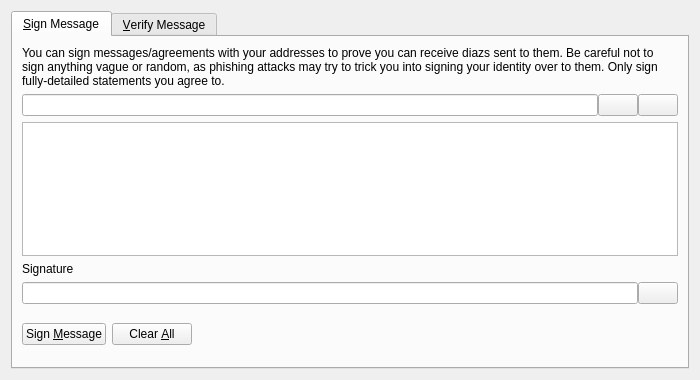
<?xml version="1.0" encoding="UTF-8"?>
<ui version="4.0">
 <class>SignVerifyMessageDialog</class>
 <widget class="QDialog" name="SignVerifyMessageDialog">
  <property name="geometry">
   <rect>
    <x>0</x>
    <y>0</y>
    <width>700</width>
    <height>380</height>
   </rect>
  </property>
  <property name="windowTitle">
   <string>Signatures - Sign / Verify a Message</string>
  </property>
  <property name="modal">
   <bool>true</bool>
  </property>
  <layout class="QVBoxLayout" name="verticalLayout">
   <item>
    <widget class="QTabWidget" name="tabWidget">
     <property name="currentIndex">
      <number>0</number>
     </property>
     <widget class="QWidget" name="tabSignMessage">
      <attribute name="title">
       <string>&amp;Sign Message</string>
      </attribute>
      <layout class="QVBoxLayout" name="verticalLayout_SM">
       <item>
        <widget class="QLabel" name="infoLabel_SM">
         <property name="text">
          <string>You can sign messages/agreements with your addresses to prove you can receive diazs sent to them. Be careful not to sign anything vague or random, as phishing attacks may try to trick you into signing your identity over to them. Only sign fully-detailed statements you agree to.</string>
         </property>
         <property name="textFormat">
          <enum>Qt::PlainText</enum>
         </property>
         <property name="wordWrap">
          <bool>true</bool>
         </property>
        </widget>
       </item>
       <item>
        <layout class="QHBoxLayout" name="horizontalLayout_1_SM">
         <property name="spacing">
          <number>0</number>
         </property>
         <item>
          <widget class="QValidatedLineEdit" name="addressIn_SM">
           <property name="toolTip">
            <string>The Diaz address to sign the message with</string>
           </property>
          </widget>
         </item>
         <item>
          <widget class="QPushButton" name="addressBookButton_SM">
           <property name="toolTip">
            <string>Choose previously used address</string>
           </property>
           <property name="text">
            <string/>
           </property>
           <property name="icon">
            <iconset resource="../diaz.qrc">
             <normaloff>:/icons/address-book</normaloff>:/icons/address-book</iconset>
           </property>
           <property name="shortcut">
            <string>Alt+A</string>
           </property>
           <property name="autoDefault">
            <bool>false</bool>
           </property>
          </widget>
         </item>
         <item>
          <widget class="QPushButton" name="pasteButton_SM">
           <property name="toolTip">
            <string>Paste address from clipboard</string>
           </property>
           <property name="text">
            <string/>
           </property>
           <property name="icon">
            <iconset resource="../diaz.qrc">
             <normaloff>:/icons/editpaste</normaloff>:/icons/editpaste</iconset>
           </property>
           <property name="shortcut">
            <string>Alt+P</string>
           </property>
           <property name="autoDefault">
            <bool>false</bool>
           </property>
          </widget>
         </item>
        </layout>
       </item>
       <item>
        <widget class="QPlainTextEdit" name="messageIn_SM">
         <property name="toolTip">
          <string>Enter the message you want to sign here</string>
         </property>
        </widget>
       </item>
       <item>
        <widget class="QLabel" name="signatureLabel_SM">
         <property name="text">
          <string>Signature</string>
         </property>
         <property name="textFormat">
          <enum>Qt::PlainText</enum>
         </property>
        </widget>
       </item>
       <item>
        <layout class="QHBoxLayout" name="horizontalLayout_2_SM">
         <property name="spacing">
          <number>0</number>
         </property>
         <item>
          <widget class="QLineEdit" name="signatureOut_SM">
           <property name="font">
            <font>
             <italic>true</italic>
            </font>
           </property>
           <property name="readOnly">
            <bool>true</bool>
           </property>
          </widget>
         </item>
         <item>
          <widget class="QPushButton" name="copySignatureButton_SM">
           <property name="toolTip">
            <string>Copy the current signature to the system clipboard</string>
           </property>
           <property name="text">
            <string/>
           </property>
           <property name="icon">
            <iconset resource="../diaz.qrc">
             <normaloff>:/icons/editcopy</normaloff>:/icons/editcopy</iconset>
           </property>
           <property name="autoDefault">
            <bool>false</bool>
           </property>
          </widget>
         </item>
        </layout>
       </item>
       <item>
        <layout class="QHBoxLayout" name="horizontalLayout_3_SM">
         <item>
          <widget class="QPushButton" name="signMessageButton_SM">
           <property name="toolTip">
            <string>Sign the message to prove you own this Diaz address</string>
           </property>
           <property name="text">
            <string>Sign &amp;Message</string>
           </property>
           <property name="icon">
            <iconset resource="../diaz.qrc">
             <normaloff>:/icons/edit</normaloff>:/icons/edit</iconset>
           </property>
           <property name="autoDefault">
            <bool>false</bool>
           </property>
          </widget>
         </item>
         <item>
          <widget class="QPushButton" name="clearButton_SM">
           <property name="toolTip">
            <string>Reset all sign message fields</string>
           </property>
           <property name="text">
            <string>Clear &amp;All</string>
           </property>
           <property name="icon">
            <iconset resource="../diaz.qrc">
             <normaloff>:/icons/remove</normaloff>:/icons/remove</iconset>
           </property>
           <property name="autoDefault">
            <bool>false</bool>
           </property>
          </widget>
         </item>
         <item>
          <spacer name="horizontalSpacer_1_SM">
           <property name="orientation">
            <enum>Qt::Horizontal</enum>
           </property>
           <property name="sizeHint" stdset="0">
            <size>
             <width>40</width>
             <height>48</height>
            </size>
           </property>
          </spacer>
         </item>
         <item>
          <widget class="QLabel" name="statusLabel_SM">
           <property name="font">
            <font>
             <weight>75</weight>
             <bold>true</bold>
            </font>
           </property>
           <property name="text">
            <string/>
           </property>
           <property name="wordWrap">
            <bool>true</bool>
           </property>
          </widget>
         </item>
         <item>
          <spacer name="horizontalSpacer_2_SM">
           <property name="orientation">
            <enum>Qt::Horizontal</enum>
           </property>
           <property name="sizeHint" stdset="0">
            <size>
             <width>40</width>
             <height>48</height>
            </size>
           </property>
          </spacer>
         </item>
        </layout>
       </item>
      </layout>
     </widget>
     <widget class="QWidget" name="tabVerifyMessage">
      <attribute name="title">
       <string>&amp;Verify Message</string>
      </attribute>
      <layout class="QVBoxLayout" name="verticalLayout_VM">
       <item>
        <widget class="QLabel" name="infoLabel_VM">
         <property name="text">
          <string>Enter the receiver's address, message (ensure you copy line breaks, spaces, tabs, etc. exactly) and signature below to verify the message. Be careful not to read more into the signature than what is in the signed message itself, to avoid being tricked by a man-in-the-middle attack. Note that this only proves the signing party receives with the address, it cannot prove sendership of any transaction!</string>
         </property>
         <property name="textFormat">
          <enum>Qt::PlainText</enum>
         </property>
         <property name="alignment">
          <set>Qt::AlignLeading|Qt::AlignLeft|Qt::AlignTop</set>
         </property>
         <property name="wordWrap">
          <bool>true</bool>
         </property>
        </widget>
       </item>
       <item>
        <layout class="QHBoxLayout" name="horizontalLayout_1_VM">
         <property name="spacing">
          <number>0</number>
         </property>
         <item>
          <widget class="QValidatedLineEdit" name="addressIn_VM">
           <property name="toolTip">
            <string>The Diaz address the message was signed with</string>
           </property>
          </widget>
         </item>
         <item>
          <widget class="QPushButton" name="addressBookButton_VM">
           <property name="toolTip">
            <string>Choose previously used address</string>
           </property>
           <property name="text">
            <string/>
           </property>
           <property name="icon">
            <iconset resource="../diaz.qrc">
             <normaloff>:/icons/address-book</normaloff>:/icons/address-book</iconset>
           </property>
           <property name="shortcut">
            <string>Alt+A</string>
           </property>
           <property name="autoDefault">
            <bool>false</bool>
           </property>
          </widget>
         </item>
        </layout>
       </item>
       <item>
        <widget class="QPlainTextEdit" name="messageIn_VM"/>
       </item>
       <item>
        <widget class="QValidatedLineEdit" name="signatureIn_VM"/>
       </item>
       <item>
        <layout class="QHBoxLayout" name="horizontalLayout_2_VM">
         <item>
          <widget class="QPushButton" name="verifyMessageButton_VM">
           <property name="toolTip">
            <string>Verify the message to ensure it was signed with the specified Diaz address</string>
           </property>
           <property name="text">
            <string>Verify &amp;Message</string>
           </property>
           <property name="icon">
            <iconset resource="../diaz.qrc">
             <normaloff>:/icons/transaction_0</normaloff>:/icons/transaction_0</iconset>
           </property>
           <property name="autoDefault">
            <bool>false</bool>
           </property>
          </widget>
         </item>
         <item>
          <widget class="QPushButton" name="clearButton_VM">
           <property name="toolTip">
            <string>Reset all verify message fields</string>
           </property>
           <property name="text">
            <string>Clear &amp;All</string>
           </property>
           <property name="icon">
            <iconset resource="../diaz.qrc">
             <normaloff>:/icons/remove</normaloff>:/icons/remove</iconset>
           </property>
           <property name="autoDefault">
            <bool>false</bool>
           </property>
          </widget>
         </item>
         <item>
          <spacer name="horizontalSpacer_1_VM">
           <property name="orientation">
            <enum>Qt::Horizontal</enum>
           </property>
           <property name="sizeHint" stdset="0">
            <size>
             <width>40</width>
             <height>48</height>
            </size>
           </property>
          </spacer>
         </item>
         <item>
          <widget class="QLabel" name="statusLabel_VM">
           <property name="font">
            <font>
             <weight>75</weight>
             <bold>true</bold>
            </font>
           </property>
           <property name="text">
            <string/>
           </property>
           <property name="wordWrap">
            <bool>true</bool>
           </property>
          </widget>
         </item>
         <item>
          <spacer name="horizontalSpacer_2_VM">
           <property name="orientation">
            <enum>Qt::Horizontal</enum>
           </property>
           <property name="sizeHint" stdset="0">
            <size>
             <width>40</width>
             <height>48</height>
            </size>
           </property>
          </spacer>
         </item>
        </layout>
       </item>
      </layout>
     </widget>
    </widget>
   </item>
  </layout>
 </widget>
 <customwidgets>
  <customwidget>
   <class>QValidatedLineEdit</class>
   <extends>QLineEdit</extends>
   <header>qt/qvalidatedlineedit.h</header>
  </customwidget>
 </customwidgets>
 <resources>
  <include location="../diaz.qrc"/>
 </resources>
 <connections/>
</ui>
